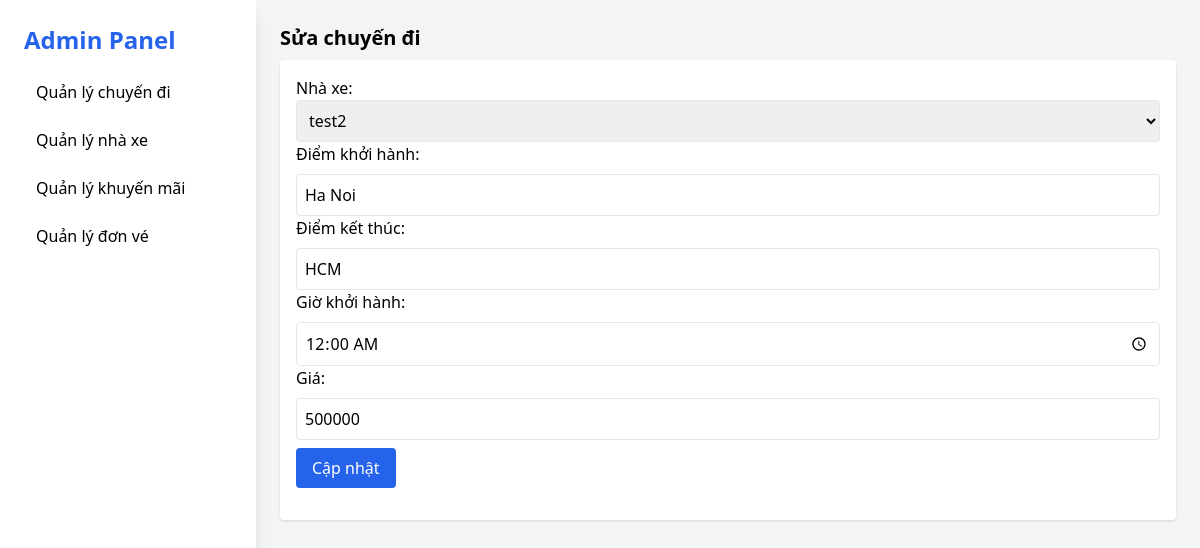
Page /pages/updatechuyendi.php?update=6 on the committed database.
### tables this page shows
CREATE TABLE `chuyendi` (
  `id_cd` int(11) NOT NULL,
  `id_NX` int(11) NOT NULL,
  `diemKH` varchar(100) NOT NULL,
  `diemKT` varchar(100) NOT NULL,
  `lichTrinh` time NOT NULL,
  `gia` int(11) NOT NULL
);

### user.php (called while the page is built, shortened)
<?php
include('connect.php');
        class data_chuyendi
        {
        public function select_id_cd($id_cd)
            {
              global $conn;
              $sql="select chuyendi.id_cd, nha_xe.tenNX, chuyendi.diemKH, chuyendi.diemKT, chuyendi.lichTrinh, chuyendi.gia
                        from chuyendi join nha_xe on chuyendi.id_NX = nha_xe.id_NX where id_cd='$id_cd'";
              $run=mysqli_query($conn, $sql);
              return $run;
            }
        }
?>

### pages/updatechuyendi.php (the view, shortened to what this page needs)
<!DOCTYPE html>
<html lang="vi">
<head>
  <script src="https://cdn.tailwindcss.com"></script>
</head>
<body class="bg-gray-100 font-sans">
  <div class="flex min-h-screen">
    <aside class="w-64 bg-white shadow-lg p-6 space-y-4">
      <h2 class="text-2xl font-bold text-blue-600 mb-4"><a href="quantri.php">Admin Panel</a></h2>
      <nav class="space-y-2">
        <a href="qlchuyendi.php" class="block py-2 px-3 rounded hover:bg-blue-100">Quản lý chuyến đi</a>
        <a href="qlnhaxe.php" class="block py-2 px-3 rounded hover:bg-blue-100">Quản lý nhà xe</a>
        <a href="qlkhuyenmai.php" class="block py-2 px-3 rounded hover:bg-blue-100">Quản lý khuyến mãi</a>
        <a href="qldonve.php" class="block py-2 px-3 rounded hover:bg-blue-100">Quản lý đơn vé</a>
      </nav>
    </aside>
    <main class="flex-1 p-6 space-y-10">
      <section id="nha-xe">
        <h3 class="text-xl font-semibold mb-2">Sửa chuyến đi</h3>
        <div class="bg-white p-4 rounded shadow">
            <?php
                include '../user.php';
                $get_data=new data_chuyendi();
                $select_cd = $get_data->select_id_cd($_GET['update']);
                foreach($select_cd as $se_cd)
            ?>
            <?php
                require_once '../connect.php';
                $sql = "SELECT id_NX, tenNX FROM nha_xe";
                $result = $conn->query($sql);
            ?>
        <form class="space-y-2 mb-4" method="POST" >
            Nhà xe:
            <select class="w-full border rounded p-2" name="id_NX" id="id_NX" value="<?php echo $se_cd['tenNX']?>" required>
                <?php
                if ($result->num_rows > 0) {
                    while ($row = $result->fetch_assoc()) {
                        echo "<option value='" . $row['id_NX'] . "' " . ($row['tenNX'] == $se_cd['tenNX'] ? 'selected' : '') . ">" . $row['tenNX'] . "</option>";
                    }
                } else {
                    echo "<option disabled>Không có nhà xe nào</option>";
                }
                ?>
            </select>
            Điểm khởi hành: <input type="text" class="w-full border p-2 rounded" name="diemKH" value="<?php echo $se_cd['diemKH']?>">
            Điểm kết thúc: <input type="text" class="w-full border p-2 rounded" name="diemKT" value="<?php echo $se_cd['diemKT']?>">
            Giờ khởi hành: <input type="time" class="w-full border p-2 rounded" name="lichTrinh" value="<?php echo $se_cd['lichTrinh']?>">
            Giá: <input type="text" class="w-full border p-2 rounded" name="gia" value="<?php echo $se_cd['gia']?>">
            <input type="submit" class="bg-blue-600 text-white px-4 py-2 rounded" name="submit" value="Cập nhật">
        </div>
      </section>
    </main>
  </div>
</body>
</html>

### rows in the picture
chuyendi: diemKH "Ha Noi", diemKT "HCM", lichTrinh "00:00:00", gia "500000"

### other values in the picture
form field id_NX "test2"
